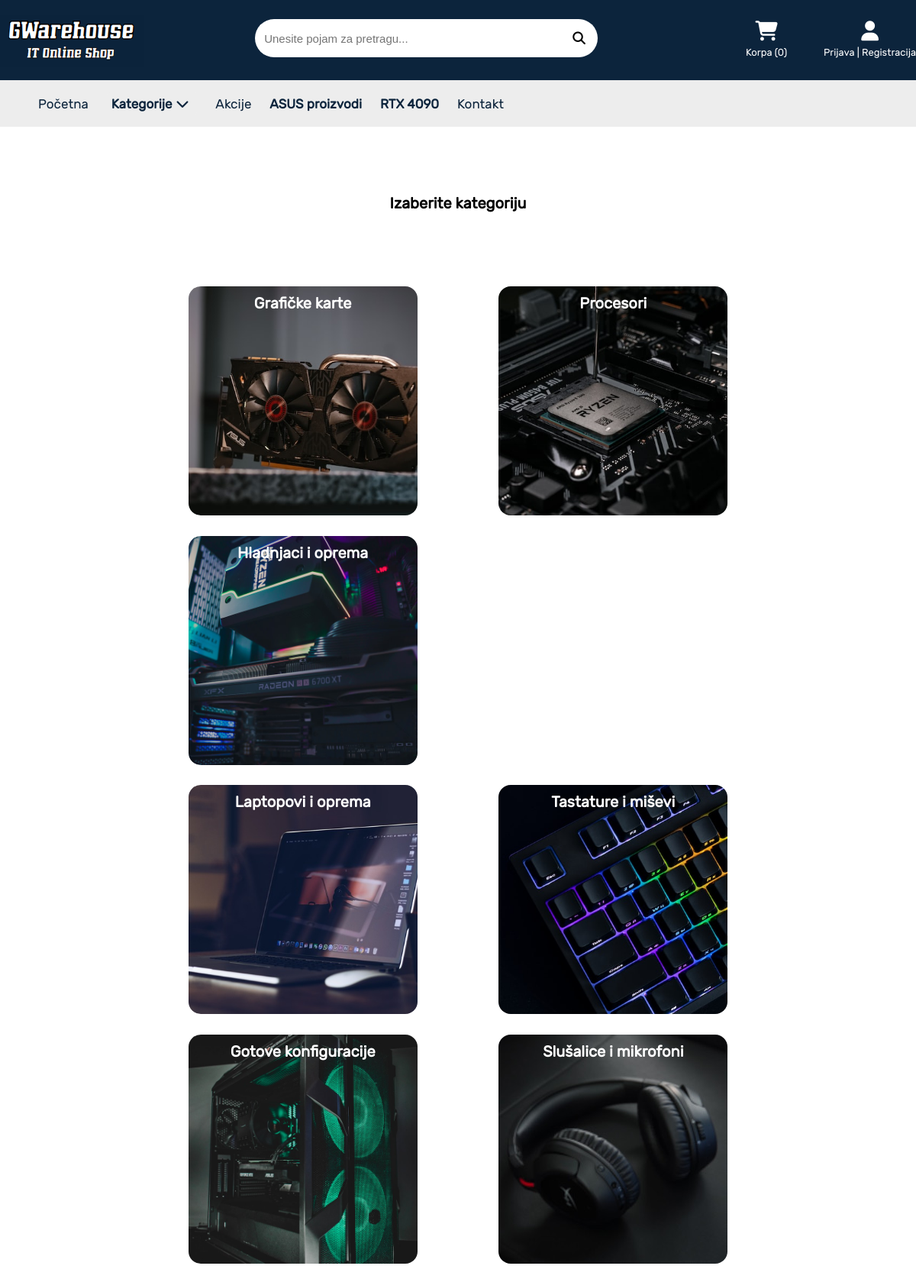
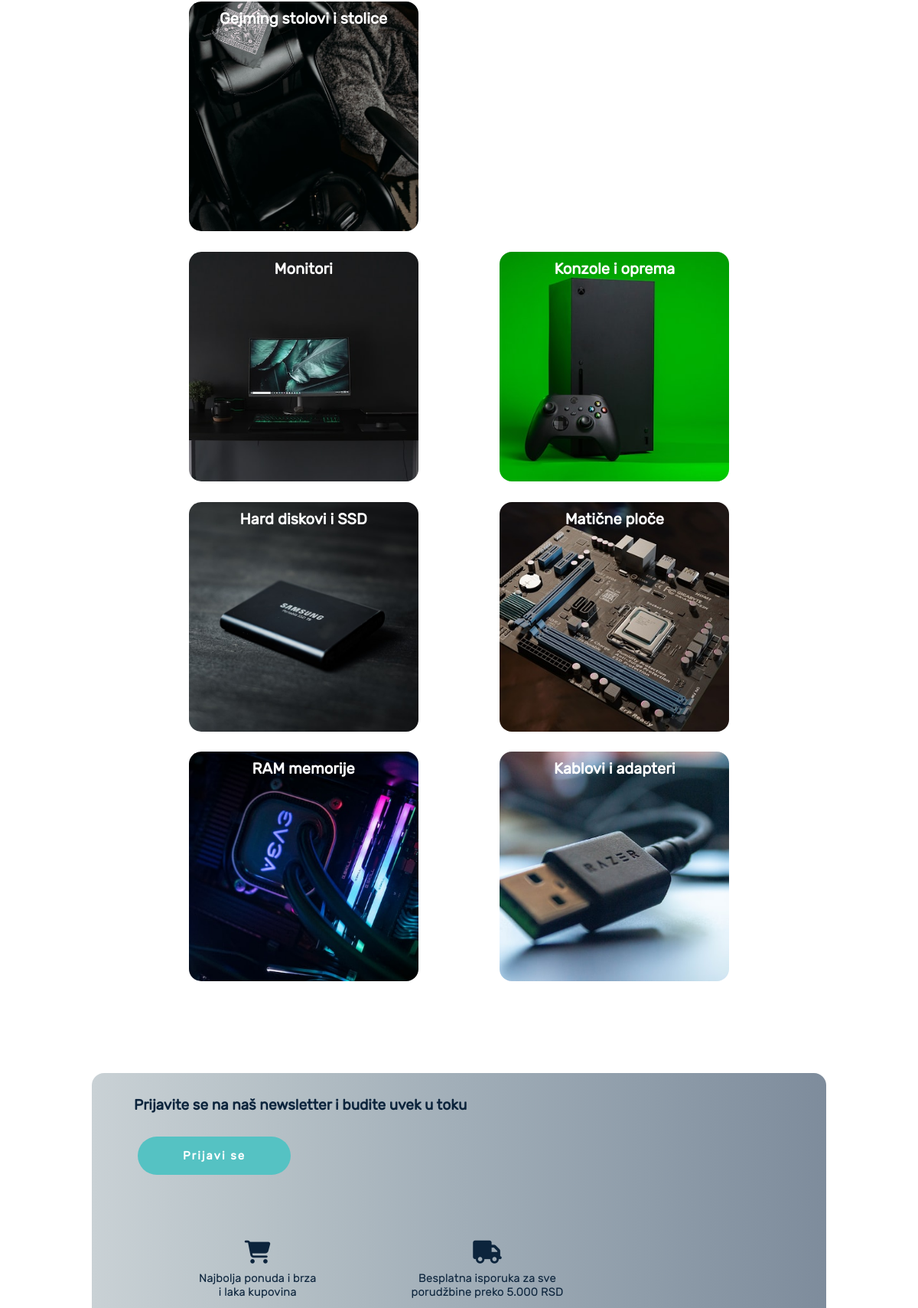
Screenshot of /categories_page.php (upper part) with the database file from the repository (2 pictures, top to bottom).
### tables this page shows
CREATE TABLE `kategorije` (
  `kategorija_id` int(10) UNSIGNED NOT NULL,
  `naziv_kategorije` varchar(100) NOT NULL,
  `slika_kategorije` varchar(100) NOT NULL,
  `obrisan` int(11) NOT NULL DEFAULT 0
);

### admin-section/functions.php (called while the page is built, shortened)
<?php
function login_user(){
    return false;
}
?>

### classes/classDB.php (called while the page is built, shortened)
<?php
class DB{
    private $db;
    public function connect(){
        $this->db=@mysqli_connect("localhost", "root", "", "gwarehouse_db");
        return $this->db;
    }
    public function query($sql){
        return mysqli_query($this->db, $sql);
    }
}
?>

### categories_page.php (the view)
<?php include('header_and_footer/header_and_nav.php') ?>
    <div class="categories-container">
        <h1 class="categories-heading">Izaberite kategoriju</h1>
    <div class="categories-wrapper">
    <?php
    $sql="SELECT * FROM kategorije";
    $res=$db->query($sql);
    $count= mysqli_num_rows($res);
    if($count>0)
    {
        while($row=mysqli_fetch_assoc($res))
        {
            $kategorija_id = $row['kategorija_id'];
            $naziv_kategorije = $row['naziv_kategorije'];
            $slika_kategorije = $row['slika_kategorije'];
            ?>
    <?php
    if($slika_kategorije=="")
    {
        echo "<div class='greska-msg'>Slika nije dostupna.</div>";
    }
    else
    {
        ?>
    <a href="<?php echo 'http://localhost/GWarehouse_IT_Online_Shop/'; ?>offers_page.php?kategorija_id=<?php echo $kategorija_id; ?>" style="text-decoration: none;"><div class="categories-box" style="background-image: url('<?php echo 'http://localhost/GWarehouse_IT_Online_Shop/'; ?>images/categories/<?php echo $slika_kategorije; ?>')">
        <h2 class="categories-name"><?php echo $naziv_kategorije ?></h2>
        <?php
                }
                ?>
    </div></a>
    <?php
        }
    }
    ?>
    </div>
    </div>
<?php include('header_and_footer/footer_and_newsletter.php') ?>

### header_and_footer/header_and_nav.php (shortened to what this page needs)
<?php
require_once('admin-section/functions.php');
require('classes/classDB.php');
?>
<!DOCTYPE html>
<html lang="sr">
<head>
    <link rel="stylesheet" href="css/style.css">
</head>
<body onload="uradi()">
    <?php
    $db=new DB();
    ?>
    <div class="nav-wrapper">
        <div class="nav">
            <div class="header-and-nav-wrapper">
            <a href="index.php"><img class="logo-container" src="./images/logo/gw_logo_main.png" alt="gw_logo_main"></a>
            <form class="search-form" action="product_search.php" method="get">
            <div class="search-container">
                <input type="text" class="search" name="search" placeholder="Unesite pojam za pretragu...">
                <button class="search-button"><i class="fa-solid fa-magnifying-glass fa-lg"></i></button>
            </div>
            </form>
                <div class="user-part">
                    <div class="shop-cart-container">
                        <a href="cart.php"><i class="fa-solid fa-cart-shopping fa-2x"></i>
                        <p style="margin-top:7px;">Korpa (<span id="p_number">0</span>)</p></a>
                    </div>
                <div class="user-container">
                <i class="fa-solid fa-user fa-2x"></i>
                <?php
                    if(login_user()){
                        echo "<a href='profile.php'><p style='margin:5px; font-size: 14px'><span id='user_span'>{$_SESSION['korisnik']}</span></p></a>";
                        echo "<p style='margin:5px'><a href='logout_user.php' style='font-size: 14px;'>Odjava</a></p>";
                    }else
                        echo "<p style='margin-top:7px;'><a href='login_page.php'>Prijava</a> | <a href='register_page.php'>Registracija</a></p>";
                 ?>
            </div>
            </div>
            </div>
        </div>
        <div class="nav2">
            <div class="header-and-nav-wrapper">
                <ul>
                    <li><a href="index.php">Početna</a></li>
                    <li><div class="dropdown">
                    <a href="categories_page.php"><button class="button_dropdown"><b>Kategorije</b><i style="margin: 5px;" class="fa-solid fa-chevron-down"></i></button></a>
                    </div></li>
                    <li><a href="promotions.php">Akcije</a></li>
                    <li><a href="asus_page.php"><b>ASUS proizvodi</b></a></li>
                    <li><a href="rtx_4090.php"><b>RTX 4090</b></a></li>
                    <li><a href="contact_page.php">Kontakt</a></li>
                </ul>
            </div>
        </div>
    </div>
    <div class="wrapper">

### header_and_footer/footer_and_newsletter.php (shortened to what this page needs)
<div class="newsletter">
      <div class="newsletter-wrapper">
      <p><b>Prijavite se na naš newsletter i budite uvek u toku</b></p>
      <button class="submit-button" onclick=submitNewsletter() id="newsletter">Prijavi se</button>
    </div>
    <div class="newsletter-icons">
      <ul>
        <li><i class="fa-solid fa-cart-shopping fa-2x"></i><ul style="padding: 0px; margin-top: 10px;">Najbolja ponuda i brza<br> i laka kupovina</ul></li>
        <li><i class="fa-solid fa-truck fa-2x"></i><ul style="padding: 0px; margin-top: 10px;">Besplatna isporuka za sve<br> porudžbine preko 5.000 RSD</ul></li>
        </ul>
    </div>
    </div>
</div>
</body>
</html>

### css/style.css (style rules this page uses)
* { box-sizing: border-box; }
body { margin: 0; }
.wrapper { background-color: #FFF; width: 1500px; margin: 0 auto; }
.header-and-nav-wrapper { width: 1500px; margin: 0 auto; display: flex; justify-content: space-between; }
.logo-container { margin: 10px auto; }
.nav { background-color:#0c243c; color:#FFFFFF; display: flex; font-family: "Rubik-Regular"; }
.nav a { text-decoration: none; color:#FFFFFF; }
.nav2 { background-color:#ededed; color:#0c243c; margin: 0 0 15px; display: flex; font-family: "Rubik-Regular"; }
.nav2 ul li { display: inline-block; margin: 0 10px; font-size: 17px; }
.nav2 a { text-decoration: none; color:#0c243c; }
.search-form { margin-top: 25px; }
.dropdown { display: inline-block; position: relative; }
.button_dropdown { font-family: "Rubik-Regular"; color: #0c243c; border:none; border-radius:5px; font-size:17px; cursor:pointer; background-color: #ededed; }
.search-container { background-color: #fff; border-radius: 2em; margin: auto 10px; height: 50px; padding: 10px; display: flex; color:#0c243c; }
.search { background: transparent; width: 400px; font-size: 15px; border-radius: 2em; overflow: hidden; outline: none; border: none; }
.search-button { background: transparent; cursor:pointer; border: none; }
.user-part { display:flex; justify-content: space-between; }
.shop-cart-container { display: block; text-align: center; height: 50px; margin: auto 0; color: #fff; width: 150px; font-size: 13px; font-family: "Rubik-Regular"; }
.user-container { display: block; height: 50px; margin: auto 0; text-align: center; font-size: 13px; font-family: "Rubik-Regular"; }
img { vertical-align: middle; }
.newsletter { background-image: linear-gradient(to left, #7e8c9c, #8f9daa, #a1aeb8, #b5c0c6, #c9d1d5); padding: 10px; display: block; margin: 30px 0; border-radius: 1em; }
.newsletter-wrapper { font-family: "Rubik-Regular"; color:#0c243c; }
.newsletter p { font-size: 19px; margin: 20px 0px 0px 45px; }
.submit-button { padding: 12px; background-color: #55C2C3; border-radius: 2em; margin:30px 50px; border: none; transition: ease-out 0.3s; outline: none; width: 200px; height: 50px; box-shadow: inset 0 0 0 0 #7e8c9c; font-family: "Rubik-Regular"; font-weight: bold; font-size: 15px; letter-spacing: 2px; color:#fff; }
.newsletter-icons { padding: 30px 30px 0 30px; margin: auto; display:flex; flex-wrap: wrap; justify-content: space-evenly; color:#0c243c; }
.newsletter-icons ul li { font-family: "Rubik-Regular"; margin: auto 50px; display:inline-block; padding:10px; text-align: center; height: 100px; font-size: 15px; }
.categories-container { width: 100%; text-align: center; background-color: #fff; padding: 30px; }
.categories-heading { font-size: 20px; font-family: "Rubik-Regular"; padding: 30px; }
.categories-box { height: 300px; width: 300px; background-position: center; background-size: cover; margin: 10px; border-radius: 1em; }
.categories-wrapper { display: flex; margin: 50px auto; flex-wrap: wrap; justify-content: space-evenly; }
.categories-name { color:#fff; font-family: "Rubik-Regular"; font-size: 20px; padding:10px; }
@media screen and (min-width: 1024px) and (max-width: 1500px) { .wrapper { width: 80%; } }

### rows the page displays
kategorije: slika_kategorije (picture), naziv_kategorije "Grafičke karte"
kategorije: slika_kategorije (picture), naziv_kategorije "Procesori"
kategorije: slika_kategorije (picture), naziv_kategorije "Hladnjaci i oprema"
kategorije: slika_kategorije (picture), naziv_kategorije "Laptopovi i oprema"
kategorije: slika_kategorije (picture), naziv_kategorije "Tastature i miševi"
kategorije: slika_kategorije (picture), naziv_kategorije "Gotove konfiguracije"
kategorije: slika_kategorije (picture), naziv_kategorije "Slušalice i mikrofoni"
kategorije: slika_kategorije (picture), naziv_kategorije "Gejming stolovi i stolice"
kategorije: slika_kategorije (picture), naziv_kategorije "Monitori"
kategorije: slika_kategorije (picture), naziv_kategorije "Konzole i oprema"
kategorije: slika_kategorije (picture), naziv_kategorije "Hard diskovi i SSD"
kategorije: slika_kategorije (picture), naziv_kategorije "Matične ploče"
kategorije: slika_kategorije (picture), naziv_kategorije "RAM memorije"
kategorije: slika_kategorije (picture), naziv_kategorije "Kablovi i adapteri"
